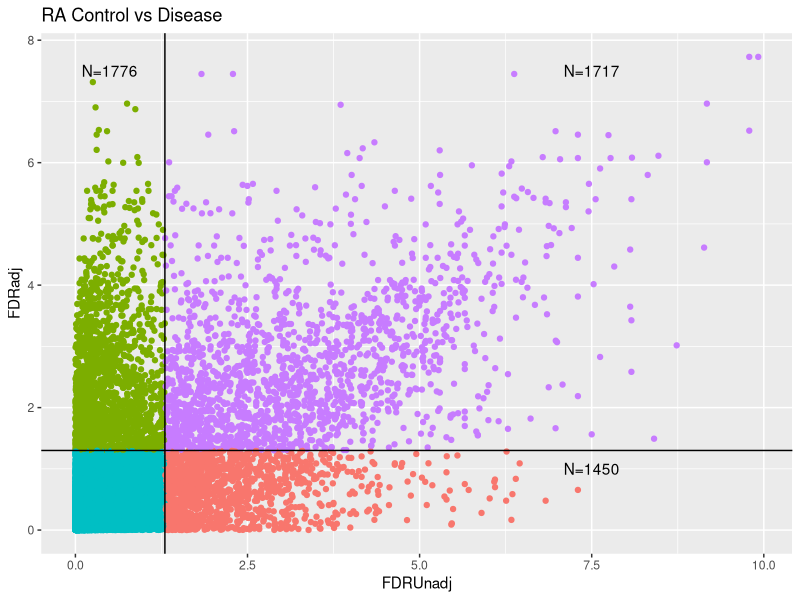

Recreate this plot in R.
#Scatterplot of adjusted vs unadjusted bulk RA Synovium

# REad Data
Cyto <- read.table("CytoreasonRABulk.txt", header=T, sep="\t", stringsAsFactors = F)
  names(Cyto) <- c("gene_name", "FDRUnadj", "Model", "Value_Unadj", "FDRadj", "Model1", "Value_adj", "gene_name_1")
#Scatterplot
  require(ggplot2)
  library(cowplot)
  Cyto$Color <- ifelse(Cyto$FDRUnadj>1.3 & Cyto$FDRadj>1.3,"green",
                       ifelse(Cyto$FDRUnadj>1.3,2,
                              ifelse(Cyto$FDRadj>1.3,3,4)))
ggplot(Cyto, aes(x=FDRUnadj, y=FDRadj))+
  geom_point(aes(color=Color),show.legend = F)+
  geom_hline(yintercept = 1.3)+
  geom_vline(xintercept = 1.3)+
  annotate(geom="text",x=7.5,y=7.5,label="N=1717")+
  annotate(geom="text",x=0.5,y=7.5,label="N=1776")+
  annotate(geom="text",x=7.5,y=1,label="N=1450")+
  ggtitle("RA Control vs Disease")
  #geom_text(x=7.5,y=7.5,label="N=1717")

Cyto[order(Cyto$FDRadj,decreasing = T),][1:10,]
Cyto[order(Cyto$FDRUnadj,decreasing = T),][1:10,]
